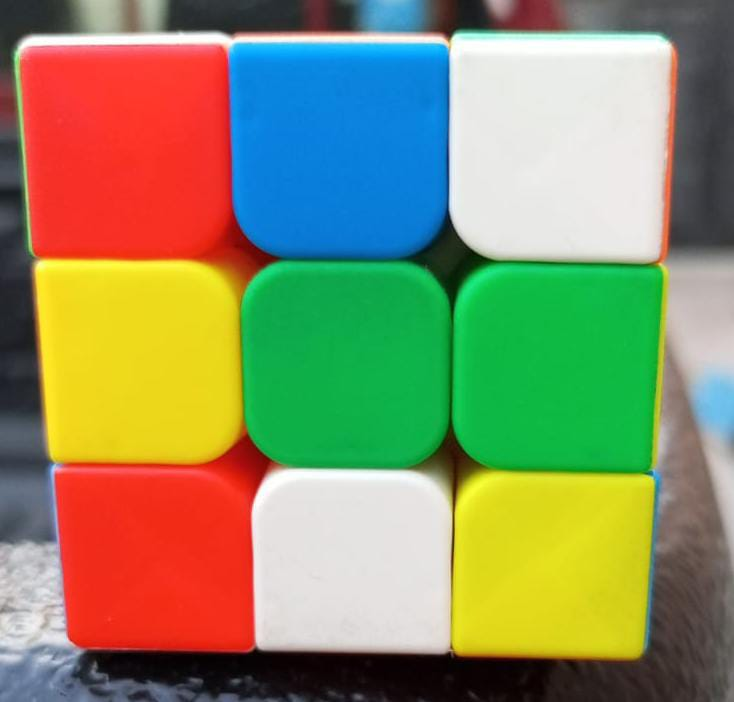
#> input picture imagenesusadas/cubo2.jpeg, 734 x 702 px, found by its file name
$ python ejercicio15.py
#> lines starting #> are read from the running program, lines starting #| are printed output that depends on the picture; after the words box and inside, x2 and y2 are one past the last pixel; in counts of white or black regions, pixels touching at a corner belong together
from pathlib import Path

import cv2
import numpy as np
import matplotlib.pyplot as plt


# RUTA DE LA IMAGEN
ruta = Path(
    "/home/ubuntu/UA_PROCESAMIENTO/EJERCICIOS BOLETINES /"
    "imagenesusadas/cubo2.jpeg"
)

img_color = cv2.imread(str(ruta))
#> img_color is the input picture: shape (702, 734, 3); mean B, G, R 102.9, 142.9, 139.6


# CONVERTIR A ESCALA DE GRISES
img_gris = cv2.cvtColor(img_color, cv2.COLOR_BGR2GRAY)
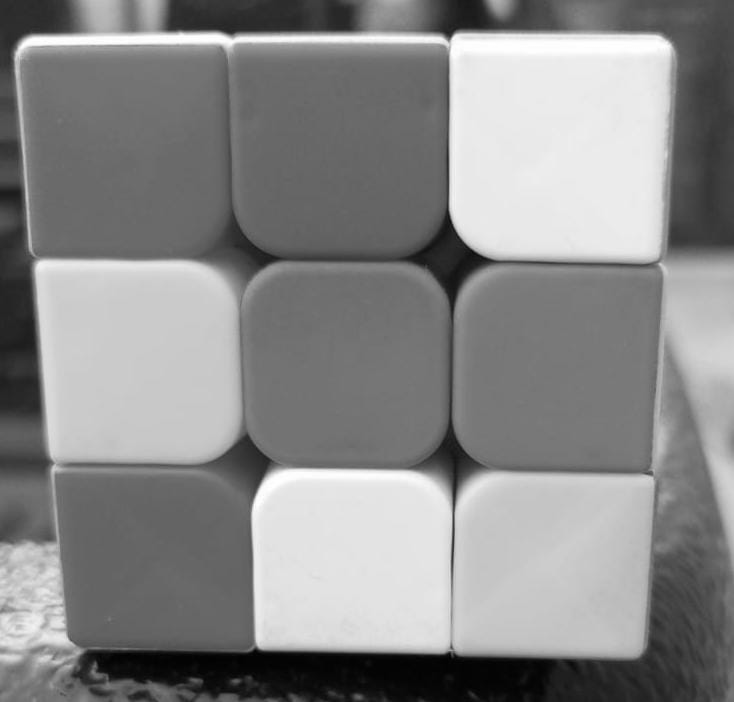
#> img_gris: shape (702, 734); min 1, max 255, mean 137.3


# UMBRALIZACIÓN GLOBAL CON VALOR FIJO
umbral_fijo = 210

_, img_global = cv2.threshold(
    img_gris,
    umbral_fijo,
    255,
    cv2.THRESH_BINARY
)
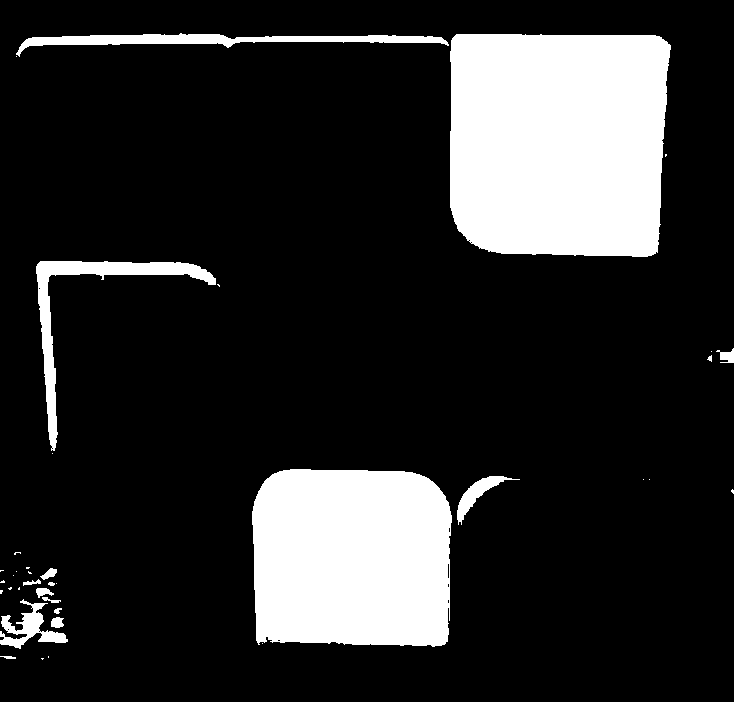
#> img_global: shape (702, 734); 17.4% white; 38 white regions (22 under 20 px), largest, box (x1, y1, x2, y2) and area: (450, 34, 671, 257) 46280, (252, 469, 452, 647) 33175, (36, 261, 216, 451) 4034


# UMBRALIZACIÓN AUTOMÁTICA DE OTSU
umbral_otsu, img_otsu = cv2.threshold(
    img_gris,
    0,
    255,
    cv2.THRESH_BINARY + cv2.THRESH_OTSU
)
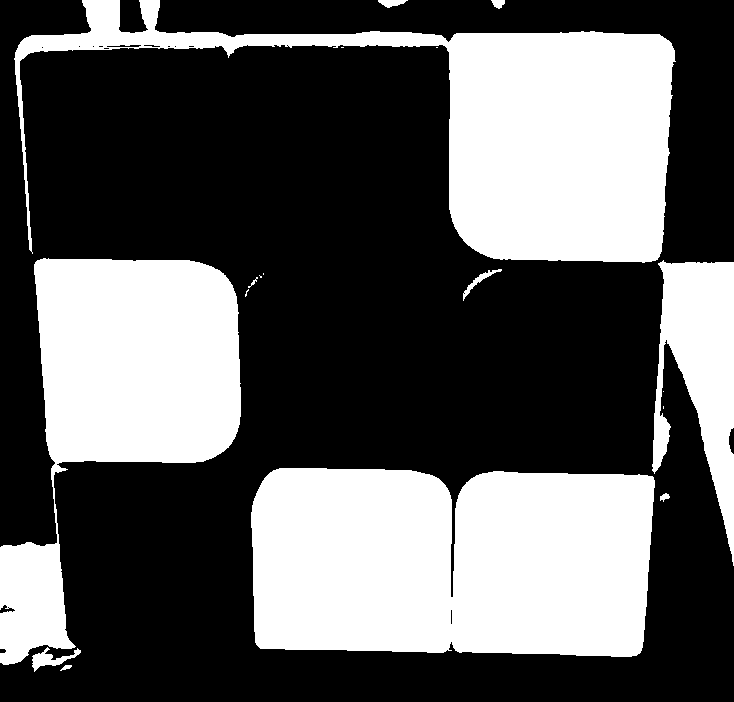
#> img_otsu: shape (702, 734); 36.6% white; 18 white regions (7 under 20 px), largest, box (x1, y1, x2, y2) and area: (251, 468, 655, 657) 70528, (14, 0, 676, 263) 57530, (0, 258, 241, 665) 46310
#> umbral_otsu = 152

print("Umbral fijo:", umbral_fijo)
print("Umbral calculado por Otsu:", umbral_otsu)
#| Umbral calculado por Otsu: 152.0


# MOSTRAR RESULTADOS
plt.figure(figsize=(12, 8))

plt.subplot(2, 2, 1)
plt.imshow(cv2.cvtColor(img_color, cv2.COLOR_BGR2RGB))
plt.title("Imagen original")
plt.axis("off")

plt.subplot(2, 2, 2)
plt.imshow(img_gris, cmap="gray", vmin=0, vmax=255)
plt.title("Imagen en escala de grises")
plt.axis("off")

plt.subplot(2, 2, 3)
plt.imshow(img_global, cmap="gray", vmin=0, vmax=255)
plt.title(f"Umbralización global\nUmbral fijo: {umbral_fijo}")
plt.axis("off")

plt.subplot(2, 2, 4)
plt.imshow(img_otsu, cmap="gray", vmin=0, vmax=255)
plt.title(f"Umbralización de Otsu\nUmbral calculado: {umbral_otsu:.0f}")
plt.axis("off")

plt.tight_layout()
plt.show()
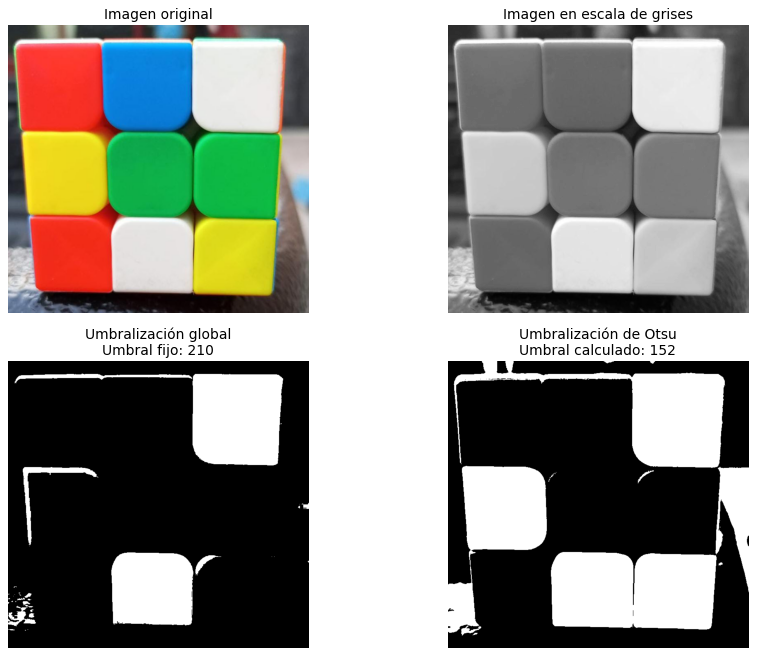
#> figure drawn by matplotlib, 4 panels

$ run again, with imagenesusadas/cubo1.jpeg copied over imagenesusadas/cubo2.jpeg
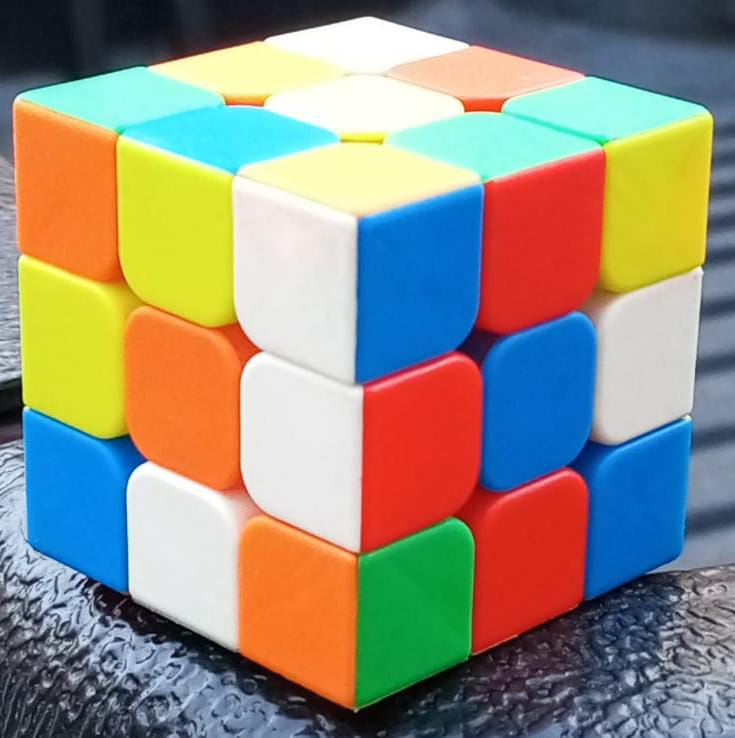
#> input picture imagenesusadas/cubo1.jpeg, 735 x 738 px, found by its file name
#> img_color is the input picture: shape (738, 735, 3); mean B, G, R 127.7, 142.7, 147.2
#> `_, img_global = cv2.threshold( img_gris, umbral_fijo, 255, cv2.THRESH_..`:
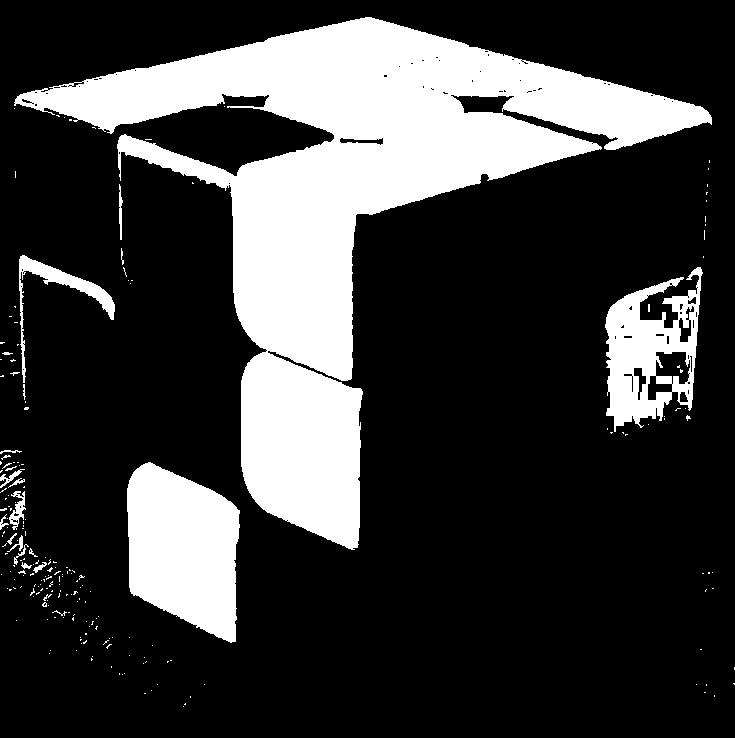
#> img_global: shape (738, 735); 23.7% white; 215 white regions (193 under 20 px), largest, box (x1, y1, x2, y2) and area: (14, 17, 712, 550) 101663, (127, 462, 240, 643) 15118, (605, 267, 703, 432) 8344
#> img_otsu: shape (738, 735); 49.9% white; 257 white regions (178 under 20 px), largest, box (x1, y1, x2, y2) and area: (0, 16, 713, 700) 245270, (0, 432, 216, 722) 10087, (652, 643, 735, 738) 3848
#> umbral_otsu = 142
#| Umbral calculado por Otsu: 142.0
#> `plt.show()`:
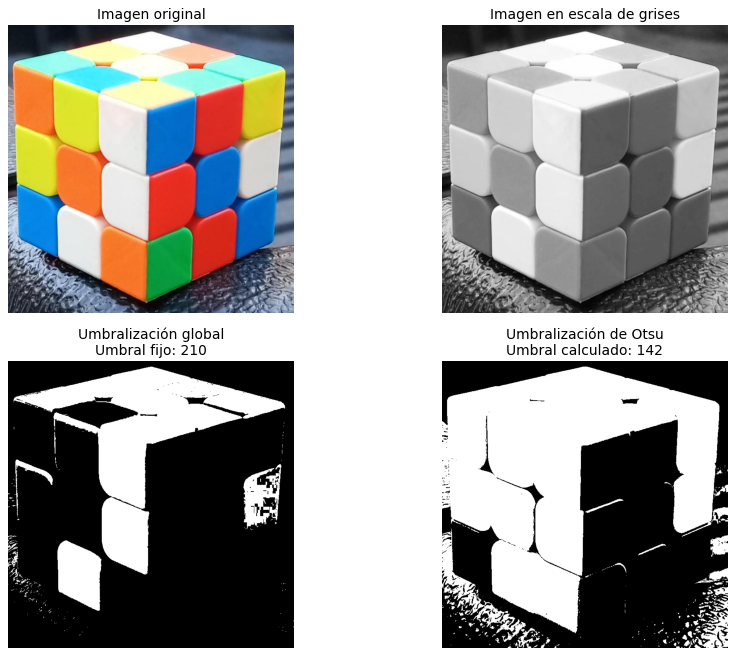
#> figure drawn by matplotlib, 4 panels
